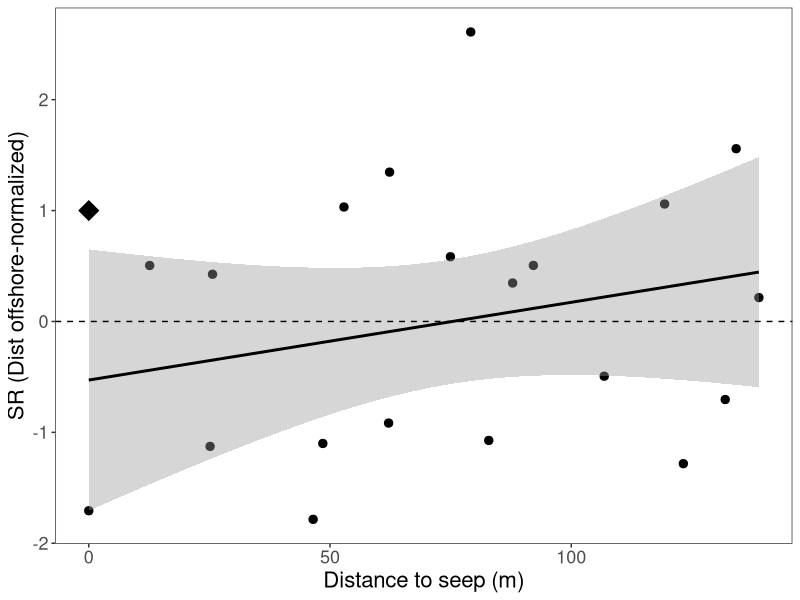
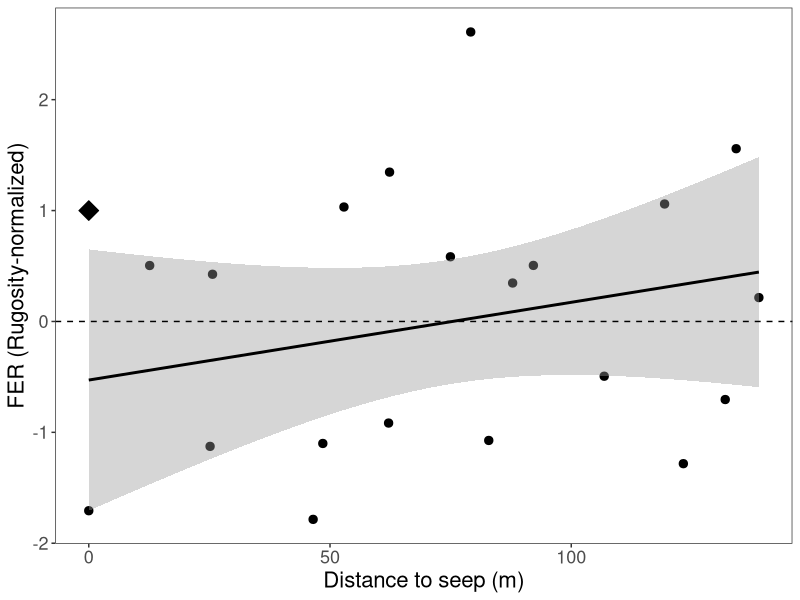
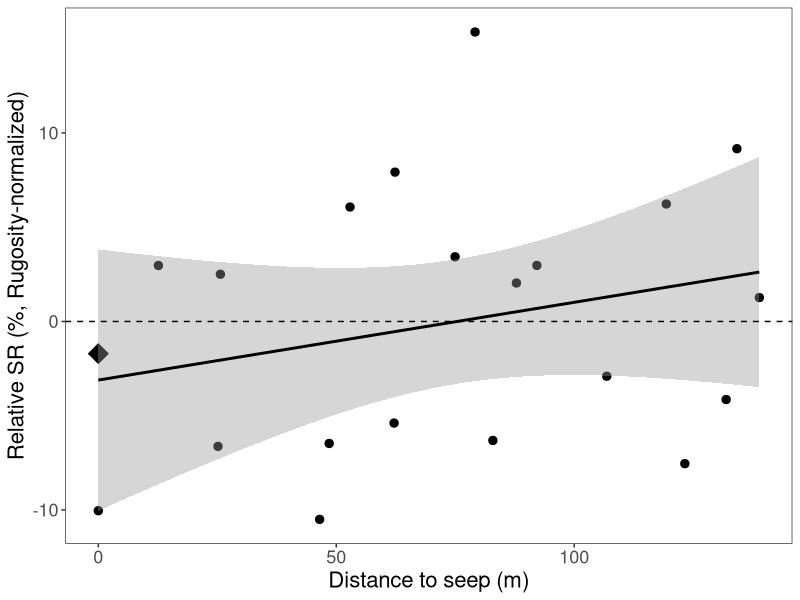
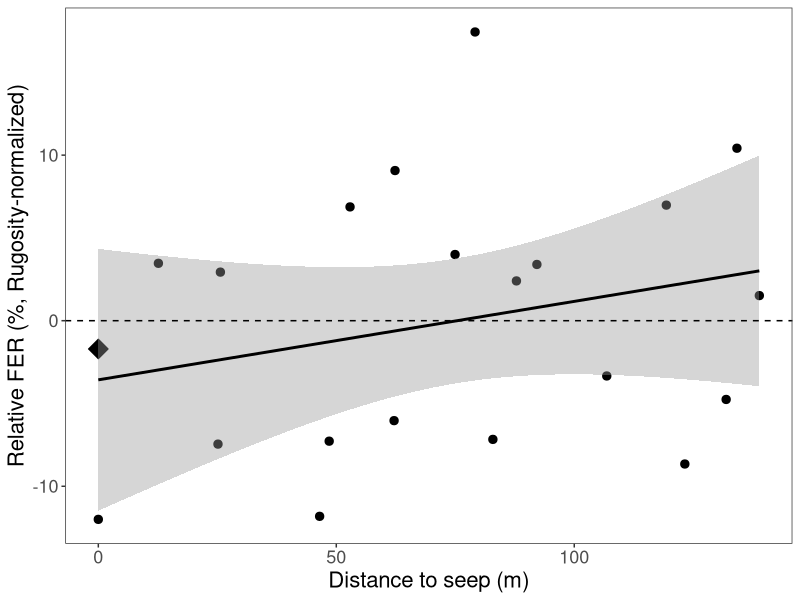
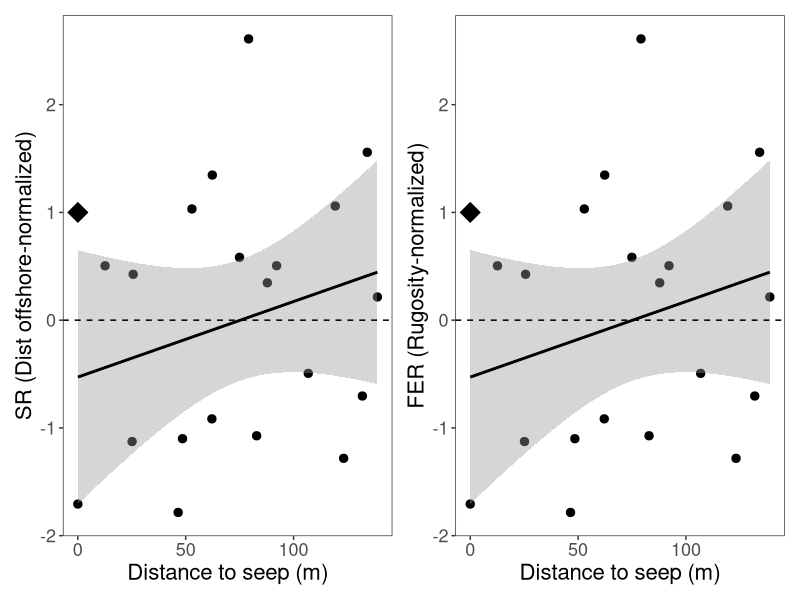
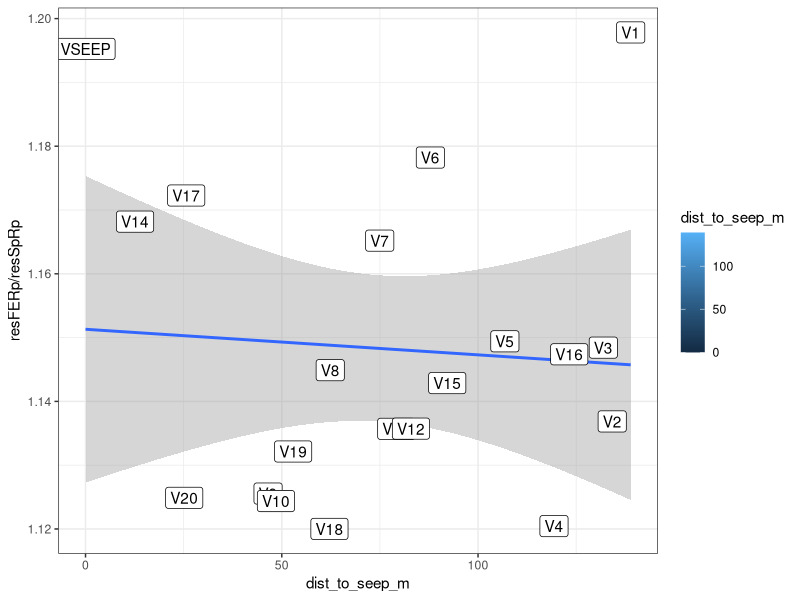
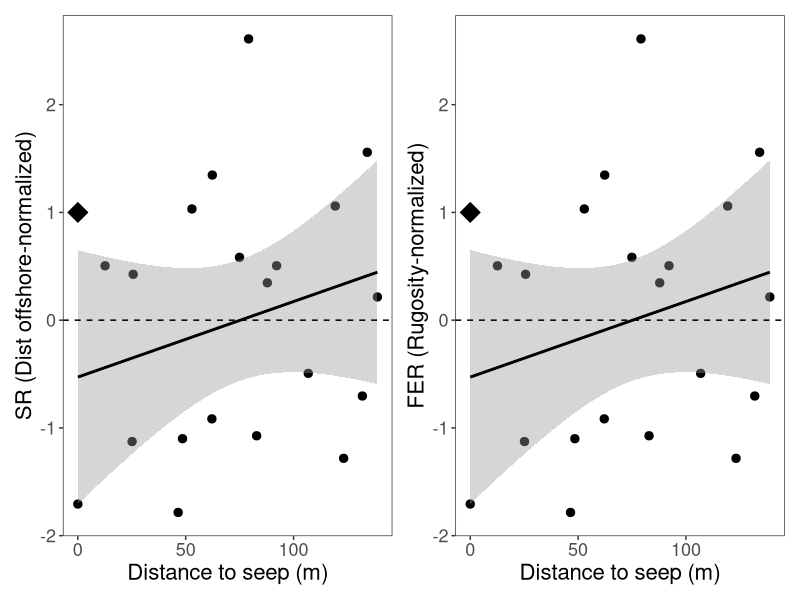

The R source for these figures, in order:
#### Linear Regressions of Fric and Fric residuals
### species richness, functional entity richness, and functional volume

### Created by Danielle Barnas
### Created on February 26, 2023


library(tidyverse)
library(here)
library(ggrepel)
library(patchwork)


Fric <- read_csv(here("Data", "Sp_FE_Vol_subset.csv"))
meta <- read_csv(here("Data", "Full_Metadata.csv"))
chem <- read_csv(here("Data", "Biogeochem", "Nutrient_Processed_CV.csv")) %>%
  select(Location, CowTagID, Salinity:Tyrosine_Like)
shore <- read_csv(here("Data", "Shore_distance.csv"))
meta <- meta %>%
  left_join(chem)


### Join Sp and FE and Vol4D with metadata
reg.Fric <- Fric %>%
  as_tibble() %>%
  left_join(meta) %>%
  mutate(meanRugosity = if_else(CowTagID == "VSEEP", 0.97, meanRugosity)) %>%
  left_join(shore)




### Calculate regressions again with Residuals (remove structure/substrate)

#fit model: linear relationship
resModSpR <- lm(NbSp ~ shore_dist_m, data=reg.Fric) # species richness
resModFER <- lm(NbFEs ~ shore_dist_m, data=reg.Fric) # entity richness
resModSpRp <- lm(NbSpP ~ shore_dist_m, data=reg.Fric) # relative species richness
resModFERp <- lm(NbFEsP ~ shore_dist_m, data=reg.Fric) # relative entity richness

#check other parameters if no relationship to rugosity
colnames(reg.Fric)
#resModSpR <- lm(NbSp ~  shore_dist_m, data=reg.Fric)
# > 10% cover * C_N, dist_to_seep_m, del15N, Salinity, HIX, N_percent
# no relationship: Silicate, NN_umolL, Ammonia_umolL, M_C, VisibleHumidic_Like, Tryptophan_Like
# > 5% cover * dist_to_seep_m, Salinity, TA, pH, Phosphate_umolL, shore_dist_m
# no relationship: del15N, C_N, N_percent, meanRugosity (0.053), Temp, Silicate (0.93), NN (0.3), Ammonia (0.98),
# M_C, HIX, VisibleHumidic_Like, Tryptophan_Like, Tyrosine_Like
#
# ggplot(data = reg.Fric,
#        aes(x = dist_to_seep_m, y = NbSp)) +
#   geom_point() +
#   geom_smooth(method = "lm")

#view model summary
summary(resModSpR) #
summary(resModFER) #

#calculate the standardized residuals
resSpR <- residuals(resModSpR)
resFER <- residuals(resModFER)
resSpRp <- residuals(resModSpRp)
resFERp <- residuals(resModFERp)

#column bind standardized residuals back to original data frame
res_data <- reg.Fric %>%
  cbind(resSpR) %>%
  cbind(resFER) %>%
  cbind(resSpRp) %>%
  cbind(resFERp)



# plot predictor variable vs. standardized residuals

# isolate seep poing
ptseep <- res_data %>%
  filter(CowTagID == "VSEEP")

## Raw richness residuals
rug_res_SpR_plot <- res_data %>%
  ggplot(aes(x = dist_to_seep_m,
             y = resSpR)) +
  geom_point(size = 2.5) +
  geom_point(data = ptseep,
             aes(x = dist_to_seep_m,
                 NbSp),
                 #y = resSpR),
             shape = 23,
             size = 5,
             color = "black",
             fill = "black") + # add seep point as icon
  geom_smooth(method = "lm", color = "black") +
  theme_bw() +
  theme(axis.title = element_text(size = 16),
        axis.text = element_text(size = 13)) +
  geom_hline(yintercept = 0, linetype = "dashed") +
  theme(panel.grid = element_blank()) +
  labs(y = "SR (Dist offshore-normalized)",
       x = "Distance to seep (m)")
rug_res_SpR_plot

rug_res_FER_plot <- res_data %>%
  ggplot(aes(x = dist_to_seep_m,
             y = resFER)) +
  geom_point(size = 2.5) +
  geom_point(data = ptseep,
             aes(x = dist_to_seep_m,
                 y = NbFEs),
                 #y = resSpR),
             shape = 23,
             size = 5,
             color = "black",
             fill = "black") + # add seep point as icon
  geom_smooth(method = "lm", color = "black") +
  theme_bw() +
  theme(axis.title = element_text(size = 16),
        axis.text = element_text(size = 13)) +
  geom_hline(yintercept = 0, linetype = "dashed") +
  theme(panel.grid = element_blank()) +
  labs(y = "FER (Rugosity-normalized)",
       x = "Distance to seep (m)")
rug_res_FER_plot

## Relative richness and volume residuals
rug_res_SpRp_plot <- res_data %>%
  ggplot(aes(x = dist_to_seep_m,
             y = resSpRp)) +
  geom_point(size = 2.5) +
  geom_point(data = ptseep,
             aes(x = dist_to_seep_m,
                 y = resSpR),
             shape = 23,
             size = 5,
             color = "black",
             fill = "black") + # add seep point as icon
  geom_smooth(method = "lm", color = "black") +
  theme_bw() +
  theme(axis.title = element_text(size = 16),
        axis.text = element_text(size = 13)) +
  geom_hline(yintercept = 0, linetype = "dashed") +
  theme(panel.grid = element_blank()) +
  labs(y = "Relative SR (%, Rugosity-normalized)",
       x = "Distance to seep (m)")
rug_res_SpRp_plot
summary(lm(data = res_data, resSpRp ~ Silicate_umolL))


rug_res_FERp_plot <- res_data %>%
  ggplot(aes(x = dist_to_seep_m,
             y = resFERp)) +
  geom_point(size = 2.5) +
  geom_point(data = ptseep,
             aes(x = dist_to_seep_m,
                 y = resSpR),
             shape = 23,
             size = 5,
             color = "black",
             fill = "black") + # add seep point as icon
  geom_smooth(method = "lm", color = "black") +
  theme_bw() +
  theme(axis.title = element_text(size = 16),
        axis.text = element_text(size = 13)) +
  geom_hline(yintercept = 0, linetype = "dashed") +
  theme(panel.grid = element_blank()) +
  labs(y = "Relative FER (%, Rugosity-normalized)",
       x = "Distance to seep (m)")
rug_res_FERp_plot


### Save patched plots
plot1 <- rug_res_SpR_plot + rug_res_FER_plot
plot1
ggsave(here("Output", "PaperFigures", "Subset", "lm_rich_residuals_dist_subset.png"), plot1, height = 6, width = 10)


summary(lm(data = res_data, resSpR ~ dist_to_seep_m))
summary(lm(data = res_data, resSpR ~ Ammonia_umolL))


summary(lm(data = res_data %>% filter(CowTagID != "VSEEP"), resSpR ~ dist_to_seep_m))
summary(lm(data = res_data %>% filter(CowTagID != "VSEEP"), resFER ~ dist_to_seep_m))
summary(lm(data = res_data %>% filter(CowTagID != "VSEEP"), resSpRp ~ dist_to_seep_m))
summary(lm(data = res_data %>% filter(CowTagID != "VSEEP"), resFERp ~ dist_to_seep_m))





res_data %>%
  ggplot(aes(x = dist_to_seep_m, y = resFERp/resSpRp)) +
  geom_point(aes(color = dist_to_seep_m)) +
  geom_smooth(method = "lm") +
  theme_bw() +
  geom_label(aes(label = CowTagID))
summary(lm(data = res_data, (NbFEs/NbSp) ~ dist_to_seep_m))
summary(lm(data = res_data, (resFERp/resSpRp) ~ dist_to_seep_m))


# ratio of FE:Sp richness ~ distance to seep
# value of 1 would show that each species has its own function, and any lower values show lower functional diversity


## Can use the three values above, and also community composition: either relative abundance or presence-absence
## then can do a permanova / nMDS of community comp with the volume / FErichness


